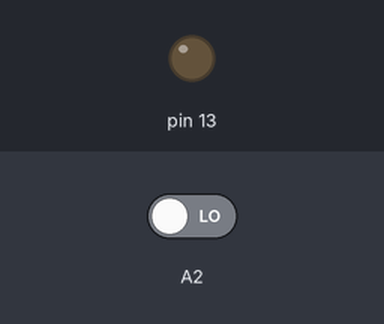
A sketch run on a simulated Arduino Uno, built with avr-gcc and run on an emulated ATmega328P. On the bench: output pins drawn as LEDs (lit = HIGH). Dashed ring = blinking. The test bench sets the inputs (shaded band); at power-on: A2 LOW.

Above: at 1.2 s.
1.3 s: A2 driven HIGH
At 1.42 s:
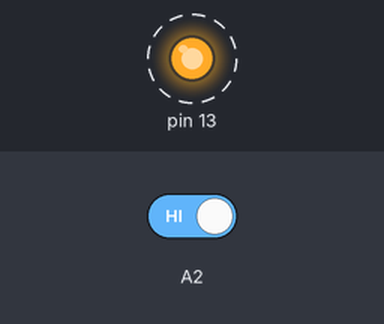
4.3 s: A2 driven LOW
At 5.3 s:
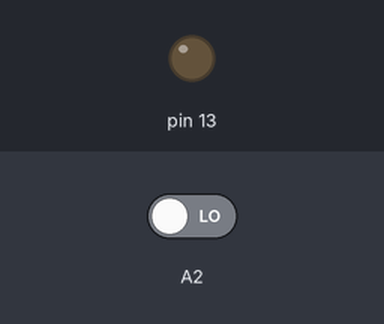
Timing chart, 0 to 7.3 s (numbered marks = the images above; inputs shaded):
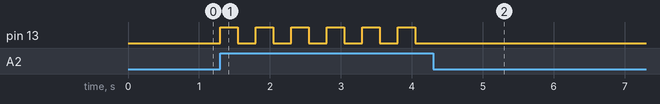

Measured:
- after the input at 1.3 s, pin 13: alternates HIGH for 0.25 s and LOW for 0.25 s, starting at once
- after the input at 4.3 s, pin 13: stops changing and stays LOW

The sketch:

Week8_unusualSwitch.ino
```cpp
void setup() {
  //LED Pin
  pinMode(13, OUTPUT);
  //Switch Pin
  pinMode(A2, INPUT);
}

void loop() {
  //Read the state of the switch
  int switchState = digitalRead(A2);

  //Loop to blink if switch is ON
  if (switchState == HIGH) {
    digitalWrite(13, HIGH); //Turn the LED ON
    delay(250);  // Wait 250 ms
    digitalWrite(13, LOW);   //Turn the LED OFF
    delay(250);  // Wait 250 ms
  } else {
    digitalWrite(13, LOW); //Keep the LED OFF
  }

}
```
